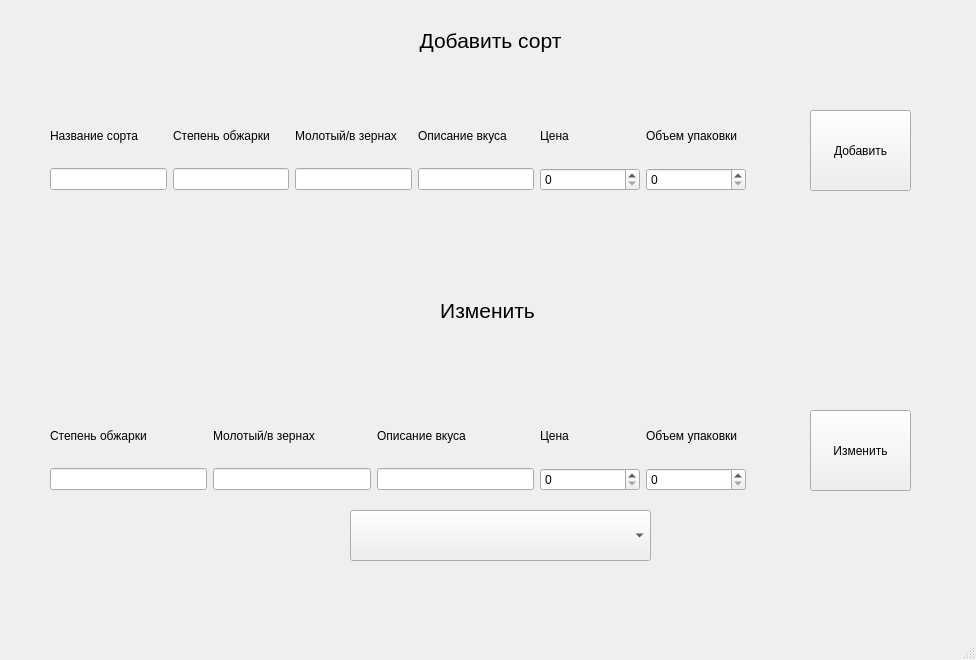
<?xml version="1.0" encoding="UTF-8"?>
<ui version="4.0">
 <class>MainWindow</class>
 <widget class="QMainWindow" name="MainWindow">
  <property name="geometry">
   <rect>
    <x>0</x>
    <y>0</y>
    <width>976</width>
    <height>660</height>
   </rect>
  </property>
  <property name="windowTitle">
   <string>MainWindow</string>
  </property>
  <widget class="QWidget" name="centralwidget">
   <widget class="QWidget" name="gridLayoutWidget">
    <property name="geometry">
     <rect>
      <x>50</x>
      <y>110</y>
      <width>696</width>
      <height>81</height>
     </rect>
    </property>
    <layout class="QGridLayout" name="gridLayout">
     <item row="1" column="4">
      <widget class="QSpinBox" name="price1">
       <property name="minimumSize">
        <size>
         <width>100</width>
         <height>0</height>
        </size>
       </property>
       <property name="maximumSize">
        <size>
         <width>60</width>
         <height>60</height>
        </size>
       </property>
       <property name="maximum">
        <number>9999</number>
       </property>
      </widget>
     </item>
     <item row="1" column="3">
      <widget class="QLineEdit" name="taste1">
       <property name="minimumSize">
        <size>
         <width>100</width>
         <height>0</height>
        </size>
       </property>
      </widget>
     </item>
     <item row="1" column="0">
      <widget class="QLineEdit" name="title1"/>
     </item>
     <item row="1" column="1">
      <widget class="QLineEdit" name="roast1"/>
     </item>
     <item row="0" column="0">
      <widget class="QLabel" name="label">
       <property name="text">
        <string>Название сорта</string>
       </property>
      </widget>
     </item>
     <item row="1" column="2">
      <widget class="QLineEdit" name="form1"/>
     </item>
     <item row="1" column="5">
      <widget class="QSpinBox" name="value1">
       <property name="minimumSize">
        <size>
         <width>100</width>
         <height>0</height>
        </size>
       </property>
       <property name="maximum">
        <number>9999</number>
       </property>
      </widget>
     </item>
     <item row="0" column="1">
      <widget class="QLabel" name="label_3">
       <property name="text">
        <string>Степень обжарки</string>
       </property>
      </widget>
     </item>
     <item row="0" column="2">
      <widget class="QLabel" name="label_4">
       <property name="text">
        <string>Молотый/в зернах</string>
       </property>
      </widget>
     </item>
     <item row="0" column="3">
      <widget class="QLabel" name="label_5">
       <property name="text">
        <string>Описание вкуса</string>
       </property>
      </widget>
     </item>
     <item row="0" column="4">
      <widget class="QLabel" name="label_6">
       <property name="text">
        <string>Цена</string>
       </property>
      </widget>
     </item>
     <item row="0" column="5">
      <widget class="QLabel" name="label_7">
       <property name="text">
        <string>Объем упаковки</string>
       </property>
      </widget>
     </item>
    </layout>
   </widget>
   <widget class="QLabel" name="label_2">
    <property name="geometry">
     <rect>
      <x>0</x>
      <y>20</y>
      <width>981</width>
      <height>41</height>
     </rect>
    </property>
    <property name="font">
     <font>
      <pointsize>16</pointsize>
     </font>
    </property>
    <property name="text">
     <string>Добавить сорт</string>
    </property>
    <property name="alignment">
     <set>Qt::AlignCenter</set>
    </property>
   </widget>
   <widget class="QPushButton" name="add">
    <property name="geometry">
     <rect>
      <x>810</x>
      <y>110</y>
      <width>101</width>
      <height>81</height>
     </rect>
    </property>
    <property name="text">
     <string>Добавить</string>
    </property>
   </widget>
   <widget class="QLabel" name="label_8">
    <property name="geometry">
     <rect>
      <x>0</x>
      <y>300</y>
      <width>981</width>
      <height>21</height>
     </rect>
    </property>
    <property name="font">
     <font>
      <pointsize>16</pointsize>
     </font>
    </property>
    <property name="text">
     <string>Изменить </string>
    </property>
    <property name="alignment">
     <set>Qt::AlignCenter</set>
    </property>
   </widget>
   <widget class="QPushButton" name="change">
    <property name="geometry">
     <rect>
      <x>810</x>
      <y>410</y>
      <width>101</width>
      <height>81</height>
     </rect>
    </property>
    <property name="text">
     <string>Изменить</string>
    </property>
   </widget>
   <widget class="QWidget" name="gridLayoutWidget_2">
    <property name="geometry">
     <rect>
      <x>50</x>
      <y>410</y>
      <width>696</width>
      <height>81</height>
     </rect>
    </property>
    <layout class="QGridLayout" name="gridLayout_2">
     <item row="1" column="2">
      <widget class="QLineEdit" name="taste2">
       <property name="minimumSize">
        <size>
         <width>100</width>
         <height>0</height>
        </size>
       </property>
      </widget>
     </item>
     <item row="1" column="0">
      <widget class="QLineEdit" name="roast2"/>
     </item>
     <item row="1" column="3">
      <widget class="QSpinBox" name="price2">
       <property name="minimumSize">
        <size>
         <width>100</width>
         <height>0</height>
        </size>
       </property>
       <property name="maximumSize">
        <size>
         <width>60</width>
         <height>60</height>
        </size>
       </property>
       <property name="maximum">
        <number>9999</number>
       </property>
      </widget>
     </item>
     <item row="0" column="1">
      <widget class="QLabel" name="label_11">
       <property name="text">
        <string>Молотый/в зернах</string>
       </property>
      </widget>
     </item>
     <item row="0" column="0">
      <widget class="QLabel" name="label_10">
       <property name="text">
        <string>Степень обжарки</string>
       </property>
      </widget>
     </item>
     <item row="1" column="4">
      <widget class="QSpinBox" name="value2">
       <property name="minimumSize">
        <size>
         <width>100</width>
         <height>0</height>
        </size>
       </property>
       <property name="maximum">
        <number>9999</number>
       </property>
      </widget>
     </item>
     <item row="1" column="1">
      <widget class="QLineEdit" name="form2"/>
     </item>
     <item row="0" column="3">
      <widget class="QLabel" name="label_13">
       <property name="text">
        <string>Цена</string>
       </property>
      </widget>
     </item>
     <item row="0" column="4">
      <widget class="QLabel" name="label_14">
       <property name="text">
        <string>Объем упаковки</string>
       </property>
      </widget>
     </item>
     <item row="0" column="2">
      <widget class="QLabel" name="label_12">
       <property name="text">
        <string>Описание вкуса</string>
       </property>
      </widget>
     </item>
    </layout>
   </widget>
   <widget class="QComboBox" name="comboBox">
    <property name="geometry">
     <rect>
      <x>350</x>
      <y>510</y>
      <width>301</width>
      <height>51</height>
     </rect>
    </property>
   </widget>
  </widget>
  <widget class="QMenuBar" name="menubar">
   <property name="geometry">
    <rect>
     <x>0</x>
     <y>0</y>
     <width>976</width>
     <height>21</height>
    </rect>
   </property>
  </widget>
  <widget class="QStatusBar" name="statusbar"/>
 </widget>
 <resources/>
 <connections/>
</ui>
